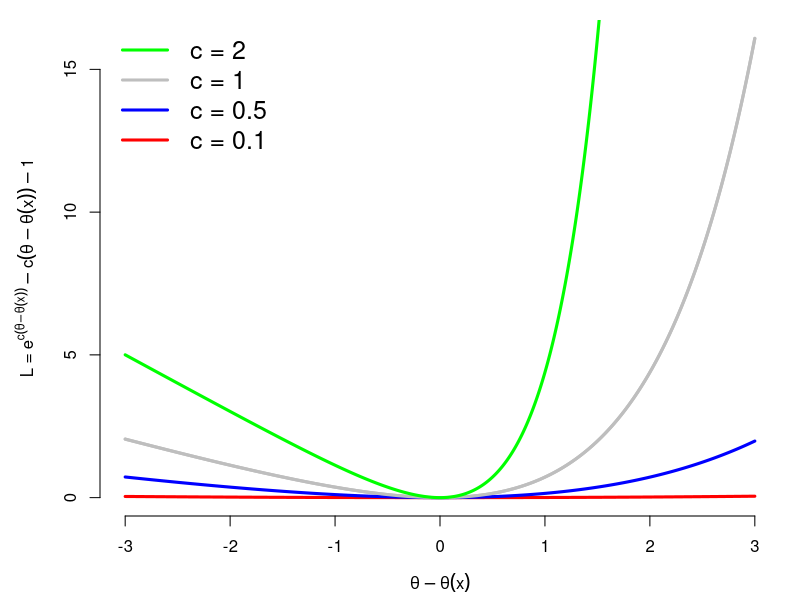

Here is the R script that generated this plot:
#7
a <- seq(-3,3,len=10000)
f <- function(x) exp(x) - x - 1

pdf("img/fig1.pdf")
par(mar=c(4.2,5,1,1))
plot(a,f(a),col='grey',lwd=3,type='l',bty='n',
     xlab=expression(theta-theta(x)),
     ylab=expression( "L ="~ e^{c(theta-theta(x))} - c(theta-theta(x)) - 1))
lines(a,f(a*.1),lwd=3,type='l',bty='n',col='red')
lines(a,f(a*.5),lwd=3,type='l',bty='n',col='blue')
lines(a,f(a* 1),lwd=3,type='l',bty='n',col='grey')
lines(a,f(a* 2),lwd=3,type='l',bty='n',col='green')
legend("topleft",legend=(paste0("c = ",c(2,1,.5,.1))),bty='n',
       col=c('green','grey','blue','red'),lwd=3,cex=1.5)

dev.off()
